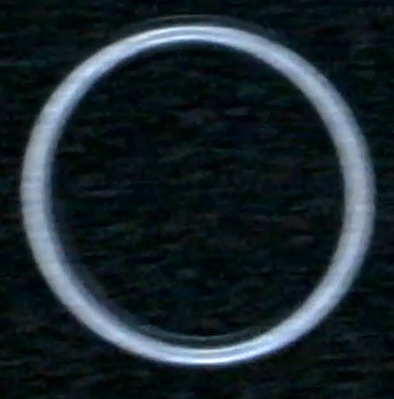
#> input picture anillo.jpeg, 394 x 399 px, given in place of Tensores_Buenos.mp4, which was not available
$ python aa.py
#> lines starting #> are read from the running program, lines starting #| are printed output that depends on the picture; after the words box and inside, x2 and y2 are one past the last pixel; in counts of white or black regions, pixels touching at a corner belong together; pictures that were not available may be replaced by others from this repository, and a replacement may not be noted
import cv2
import numpy as np

# Selección de fuente
video_path = r'Vid_Piezas\Tensores\Tensores_Buenos.mp4'  # None para cámara en vivo

if video_path is None:
    cap = cv2.VideoCapture(1, cv2.CAP_DSHOW)  # Cámara externa
else:
    cap = cv2.VideoCapture(video_path)        # Archivo de video

# Kernel para operaciones morfológicas
kernel = np.ones((5, 5), np.uint8)

while True:
    ret, frame = cap.read()
#> frame is the input picture: shape (399, 394, 3); mean B, G, R 45.1, 39.3, 27.8
    if not ret:
        break

    gray = cv2.cvtColor(frame, cv2.COLOR_BGR2GRAY)
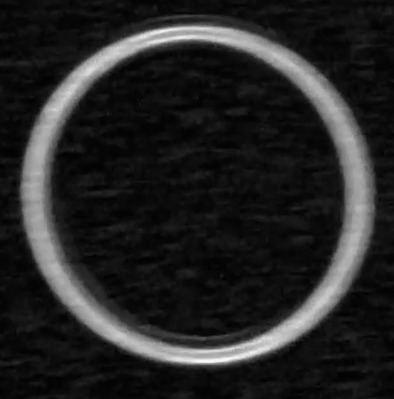
#> gray: shape (399, 394); min 0, max 250, mean 36.5

    # Binarización
    _, binary = cv2.threshold(gray, 90, 255, cv2.THRESH_BINARY)
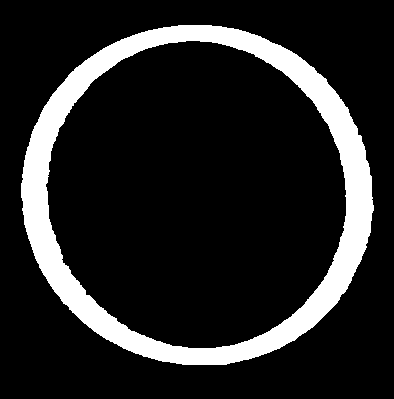
#> binary: shape (399, 394); 14.5% white; 1 white region, box (x1, y1, x2, y2) and area: (21, 25, 374, 365) 22852

    # Filtro para eliminar punticos (apertura morfológica)
    binary_clean = cv2.morphologyEx(binary, cv2.MORPH_OPEN, kernel)
#> binary_clean: shape (399, 394); 14.5% white; 1 white region, box (x1, y1, x2, y2) and area: (21, 25, 374, 365) 22828
    binary_clean = cv2.morphologyEx(binary_clean, cv2.MORPH_CLOSE, kernel)
#> binary_clean: shape (399, 394); 14.5% white; 1 white region

    #Find contours in the mask
    contours, _ = cv2.findContours(binary_clean, cv2.RETR_EXTERNAL, cv2.CHAIN_APPROX_SIMPLE)
#> contours = 1 contour; box (x1, y1, x2, y2) and area: (21, 25, 374, 365) 93831

    #Analizar Contornos
    if(len(contours) > 0):
        for cnt in contours:
            x, y, w, h = cv2.boundingRect(cnt)
            # print(f"Bounding box of the first contour: x={x}, y={y}, w={w}, h={h}")
            Area = cv2.contourArea(cnt)
            rect_area = w * h
            fill_ratio = Area / (rect_area + 1e-6)
            # print(f"Area of contour: {Area}")

                # Filtros combinados
            if Area < 20000:   # descarta áreas pequeñas
                continue
            if w < 150 or h < 150:  # descarta rectángulos muy chicos
                continue
            if fill_ratio < 0.5:  # descarta rectángulos grandes con poco relleno
                continue


            print(f"Area of contour: {Area}")
            #Drawn Rectangle
            cv2.rectangle(binary_clean, (x, y), (x + w, y + h), (0, 255, 0), 2)
            cv2.imshow("Contours", binary_clean)
            #Draw contours on the original image
            cv2.drawContours(frame, contours, -1, (0, 0, 255), 2)
            cv2.waitKey(1)
#> this loop made 1 pass
#> (x, y, w, h, Area, rect_area, fill_ratio) on pass 1: (21, 25, 353, 340, 93831, 120020, 0.782)
#| Area of contour: 93831.0
#> pass 1, `cv2.imshow("Contours", binary_clean)`:
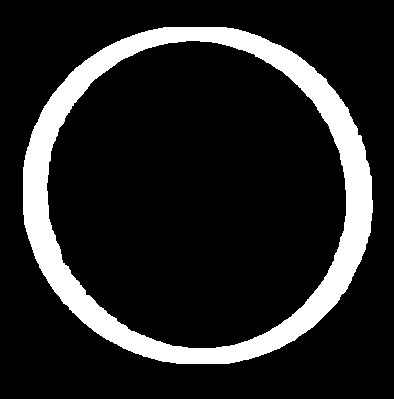
#> window 'Contours': shape (399, 394); 14.4% white; 1 white region, box (x1, y1, x2, y2) and area: (23, 27, 373, 364) 22659
#> after the loop:
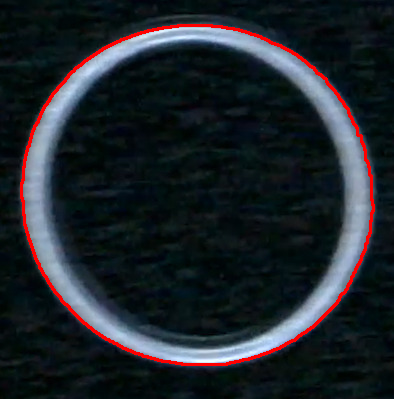
#> frame: shape (399, 394, 3); 2.39% of pixels changed, all inside (x1, y1, x2, y2) = (20, 24, 375, 366)


    # Mostrar resultados
    cv2.imshow('Original', frame)
    # cv2.imshow('Binarized Frame', binqqqqary)
    # cv2.imshow('Binarized Clean', binary_clean)

    if cv2.waitKey(30) & 0xFF == ord('q'):
#> (key q is pressed here)
        break

cap.release()
cv2.destroyAllWindows()
